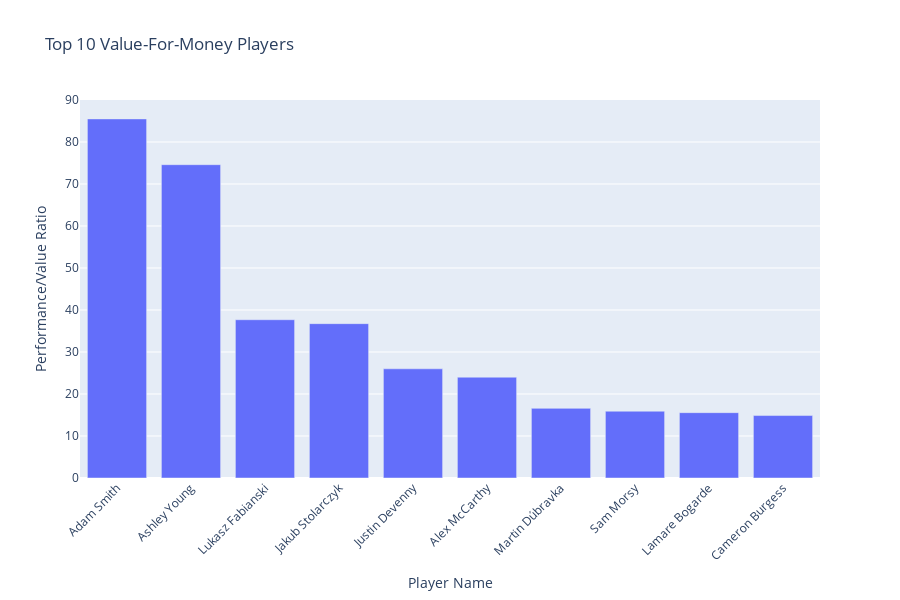

The cell this chart's notebook holds for it:
### Code cell
top_10_value_players = epl_final_merged_df[['Player Name','Performance/Value Ratio','Club','Position']].sort_values(by='Performance/Value Ratio', ascending=False).head(10)

fig = px.bar(top_10_value_players, 
             x='Player Name', 
             y='Performance/Value Ratio',
             hover_data=['Club','Position'],
             height=600,
             title='Top 10 Value-For-Money Players')

fig.update_layout(xaxis_tickangle=-45)
fig.show()

### Figure 1 — Plotly figure (JSON) as saved in the notebook; plotly's stock layout.template omitted (floating-point values rounded to 4 significant figures)
{"data": [{"customdata": [["Bournemouth", "DEF"], ["Everton", "DEF"], ["West Ham United", "GKP"], ["Leicester City", "GKP"], ["Crystal Palace", "MID"], ["Southampton", "GKP"], ["Newcastle United", "GKP"], ["Ipswich Town", "MID"], ["Aston Villa", "DEF"], ["Ipswich Town", "DEF"]], "hovertemplate": "Player Name=%{x}<br>Performance/Value Ratio=%{y}<br>Club=%{customdata[0]}<br>Position=%{customdata[1]}<extra></extra>", "legendgroup": "", "marker": {"color": "#636efa", "pattern": {"shape": ""}}, "name": "", "orientation": "v", "showlegend": false, "textposition": "auto", "type": "bar", "x": ["Adam Smith", "Ashley Young", "Lukasz Fabianski", "Jakub Stolarczyk", "Justin Devenny", "Alex McCarthy", "Martin Dúbravka", "Sam Morsy", "Lamare Bogarde", "Cameron Burgess"], "xaxis": "x", "y": [85.5, 74.6, 37.69, 36.75, 26.0, 24.0, 16.58, 15.9, 15.56, 14.87], "yaxis": "y"}], "layout": {"barmode": "relative", "height": 600, "legend": {"tracegroupgap": 0}, "title": {"text": "Top 10 Value-For-Money Players"}, "xaxis": {"anchor": "y", "domain": [0, 1], "tickangle": -45, "title": {"text": "Player Name"}}, "yaxis": {"anchor": "x", "domain": [0, 1], "title": {"text": "Performance/Value Ratio"}}}}
